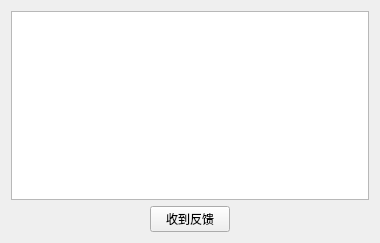
<?xml version="1.0" encoding="UTF-8"?>
<ui version="4.0">
 <class>DoctorFeedback</class>
 <widget class="QWidget" name="DoctorFeedback">
  <property name="geometry">
   <rect>
    <x>0</x>
    <y>0</y>
    <width>380</width>
    <height>243</height>
   </rect>
  </property>
  <property name="windowTitle">
   <string>您收到反馈信息</string>
  </property>
  <layout class="QVBoxLayout" name="verticalLayout">
   <item>
    <widget class="QTableView" name="feedback_View"/>
   </item>
   <item>
    <layout class="QHBoxLayout" name="horizontalLayout">
     <item>
      <spacer name="horizontalSpacer">
       <property name="orientation">
        <enum>Qt::Horizontal</enum>
       </property>
       <property name="sizeHint" stdset="0">
        <size>
         <width>40</width>
         <height>20</height>
        </size>
       </property>
      </spacer>
     </item>
     <item>
      <widget class="QPushButton" name="confirm_BT">
       <property name="text">
        <string>收到反馈</string>
       </property>
      </widget>
     </item>
     <item>
      <spacer name="horizontalSpacer_2">
       <property name="orientation">
        <enum>Qt::Horizontal</enum>
       </property>
       <property name="sizeHint" stdset="0">
        <size>
         <width>40</width>
         <height>20</height>
        </size>
       </property>
      </spacer>
     </item>
    </layout>
   </item>
  </layout>
 </widget>
 <resources/>
 <connections/>
</ui>
